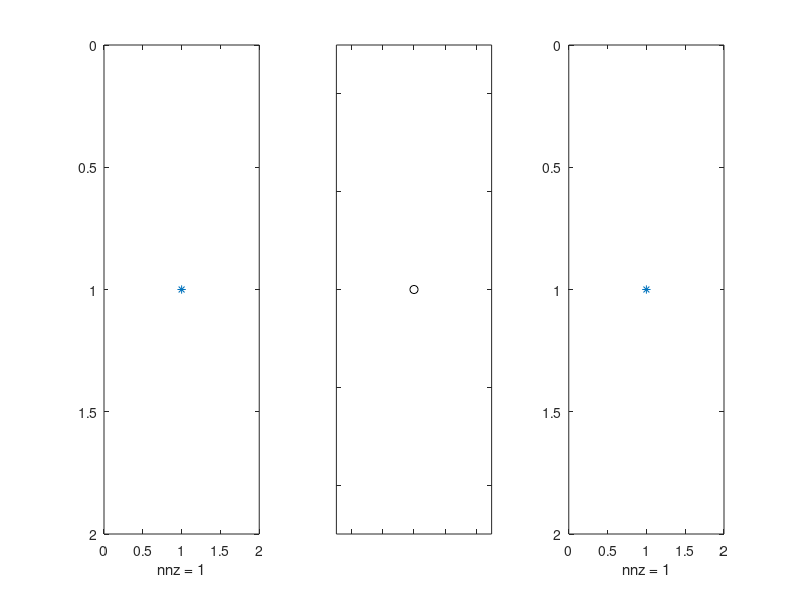

MATLAB code for this plot: (Note: this script raises an error after producing the figure.)
function test21
%TEST21 test cs_updown
%
% Example:
%   test21
% See also: testall

% Copyright 2006-2012, Timothy A. Davis, http://www.suitesparse.com

clear functions
rand ('state', 0) ;
randn ('state', 0) ;

clf

for trials = 1:10
    if (trials <= 1)
        n = trials ;
    else
        n = 1+fix (100 * rand (1)) ;
    end
    fprintf ('n: %d\n', n) ;
    d = 0.1 * rand (1) ;
    A = sprandn (n,n,d) ;
    A = A+A' + 100 * speye (n) ;
    try
        p = amd (A) ;
    catch
        p = symamd (A) ;
    end
    A = sparse (A (p,p)) ;

    try
        L = chol (A)' ;
    catch
        continue ;
    end

    parent = etree (A) ;

    subplot (1,3,1) ;
    spy (A) ;

    if (n > 0)
        subplot (1,3,2) ;
        treeplot (parent) ;
    end

    subplot (1,3,3) ;
    spy (L) ;

    drawnow

    for trials2 = 1:10

        k = 1+fix (n * rand (1)) ;
        if (k <= 0 | k > n)                                                 %#ok
            k = 1 ;
        end

        w = sprandn (L (:,k)) ;
        Anew = A + w*w' ;

        % Lnew = cs_update (L, w, parent) ;
        % err1 = norm (Lnew*Lnew' - Anew, 1) ;

        Lnew = cs_updown (L, w, parent) ;
        err6 = norm (Lnew*Lnew' - Anew, 1) ;

        Lnew = cs_updown (L, w, parent, '+') ;
        err7 = norm (Lnew*Lnew' - Anew, 1) ;

        [Lnew, wnew] = chol_update (L, w) ;
        err2 = norm (Lnew*Lnew' - Anew, 1) ;
        err10 = norm (wnew - (L\w)) ;

        L3 = chol_updown (L, +1, w) ;
        err9 = norm (L3*L3' - Anew, 1) ;



        [L2, wnew] = chol_downdate (Lnew, w) ;
        err3 = norm (L2*L2' - A, 1) ;
        err11 = norm (wnew - (Lnew\w)) ;

        % L2 = cs_downdate (Lnew, w, parent) ;
        % err4 = norm (L2*L2' - A, 1) ;

        L2 = cs_updown (Lnew, w, parent, '-') ;
        err5 = norm (L2*L2' - A, 1) ;

        L2 = chol_updown (Lnew, -1, w) ;
        err8 = norm (L2*L2' - A, 1) ;

        err = max ([err2 err3 err5 err6 err7 err9 err8 err10 err11]) ;

        fprintf ('   k %3d  %6.2e\n', k, err) ;

        if (err > 1e-11)
            err2        %#ok
            err3        %#ok
            err5        %#ok
            err6        %#ok
            err7        %#ok
            err8        %#ok
            err9        %#ok
            err10       %#ok
            err11       %#ok
            pause
        end


    end
    % pause

end
